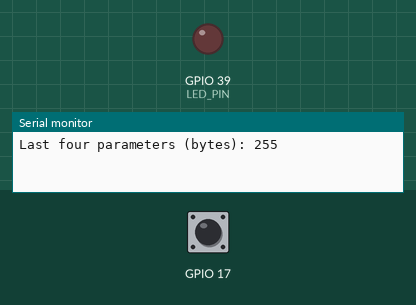
This program was run on a simulated ESP32-S3. On the bench: output pins drawn as LEDs (lit = HIGH), the last lines printed to the serial monitor. Inputs (shaded band) come from the test bench; at power-on: GPIO 17 LOW.

Above: at 1.2 s.
1.3 s: GPIO 17 driven HIGH
At 2.5 s:
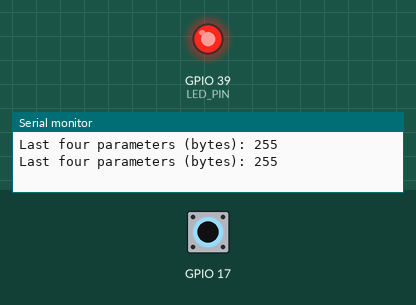
8.3 s: GPIO 17 driven LOW
At 9.2 s:
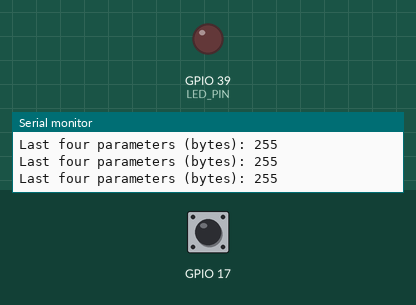
Timing chart, 0 to 11.3 s (numbered marks = the images above; inputs shaded):
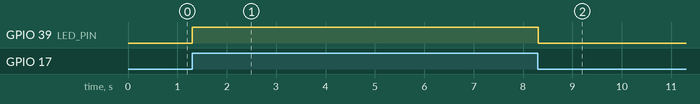

The program:

main.cpp
```cpp
#include <Arduino.h>
#include <string>
#include <vector>

// Pin включения светодиода
#define LED_PIN 39
// Переменная для управления мощностью светодиода
int power = 255;
// Переменная для приема сообщенй из серийного порта
std::string buffer = "";
// Счетчик нажатия на кнопку
int count_push = 0;
// Флаг включения светодиода
bool light_on = false;
// Вектор для храниения последних 4х параметров power
std::vector<int> vector_power = {-1, -1, -1, 255};
// Интервал времени печати параметров в серийный порт
unsigned long time_size = 1000;
// Переменная отсчета интервала времени "time_size" после печати последних 4х параметров power
unsigned long time_temp = 0;
// Метод "mean" прнимает в качестве параметра "vector_power"
// Возвращает среднее значение среди введенных элементов (не более 4х)
int mean(std::vector<int> vector_power)
{
  int count = 0;
  int summ;
  for (int el : vector_power)
    if (el != -1)
    {
      summ += el;
      count++;
    }
  return (int)(summ / count);
}

void setup()
{
  pinMode(LED_PIN, OUTPUT);
  // Инициализация серийного порта, в качестве аргумента скорость с которой будет работать серйный порт.
  Serial.begin(115200);
}

void loop()
{
  // Функция Serial.available() возвращает значение отличное от 0, если в серийный порт пришла какая-то информация.
  if (Serial.available() > 0)
  {
    buffer = "";
    while (Serial.available() > 0)
    {
      // Serial.read() - функция чтения с серийного порта.
      // Такая запись позволяет прибавить к buffer символьное значение тех ASCII символов,
      // которые прочитали из серийного порта.
      buffer += std::string(1, char(Serial.read()));
      delay(500);
    }
    int param = std::stoi(buffer);
    // Проверка значения мощности "param", оно не может быть менее 0 и более 255
    if ((param >= 0) && (param <= 255))
    {
      power = param;
      // Перестановка значений vector_power [0]=[1], [1]=[2], [2]=[3].
      for (int i = 0; i < (vector_power.size() - 1); i++)
        vector_power[i] = vector_power[i + 1];
      // Присвоение последниму значению vector_power значения power
      vector_power[3] = power;
      Serial.print("Recived power = ");
      Serial.println(power);
    }
  }

  if ((millis() - time_temp) >= time_size)
  {
    Serial.print("Last four parameters (bytes): ");
    // Печать последних 4х параметров
    for (int param : vector_power)
    {
      if (param >= 0)
      {
        Serial.print(param);
        Serial.print(" ");
      }
    }
    Serial.println("");
    // Новая точка отсчета
    time_temp = millis();
  }

  if (digitalRead(17) == HIGH)
    light_on = true;

  if (light_on == true)
  {
    light_on = false;
    // В функцию "analogWrite" в качестве аргумента добавляется результат работы функции mean()
    analogWrite(LED_PIN, mean(vector_power));
    delay(1000);
  }
  else
    analogWrite(LED_PIN, 0);
}
```

Measured:
- after the input at 1.3 s, GPIO 39 (LED_PIN): LOW → HIGH at once
- after the input at 8.3 s, GPIO 39 (LED_PIN): HIGH → LOW at once
